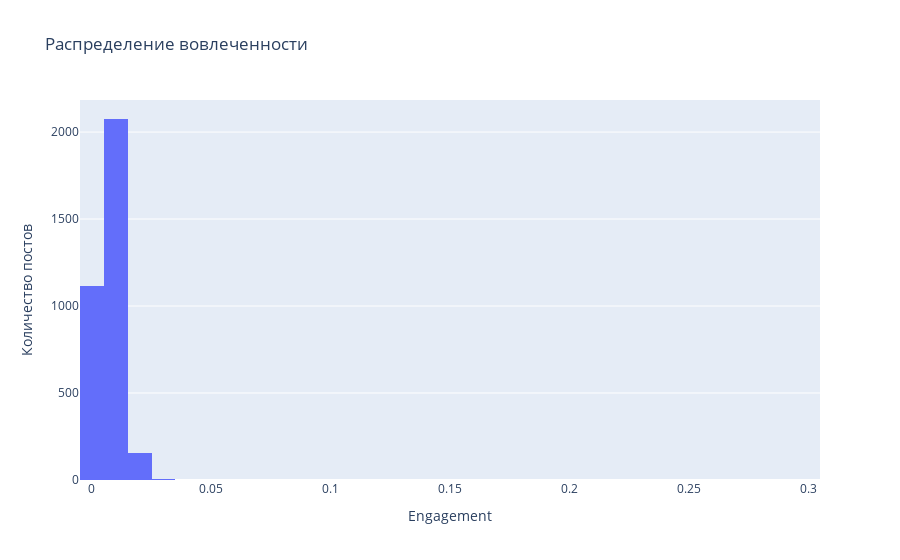

This figure's notebook cell:
### Code cell
fig = px.histogram(df.dropna(subset=["engagement"]), x="engagement", nbins=60,
                   title="Распределение вовлеченности")
fig.update_layout(xaxis_title="Engagement", yaxis_title="Количество постов")
fig.show()

### Figure 1 — Plotly figure (JSON) as saved in the notebook; plotly's stock layout.template omitted (floating-point values rounded to 4 significant figures; data arrays with more than 128 entries replaced by an {"elided": "..."} marker saying what was removed)
{"data": [{"bingroup": "x", "hovertemplate": "engagement=%{x}<br>count=%{y}<extra></extra>", "legendgroup": "", "marker": {"color": "#636efa", "pattern": {"shape": ""}}, "name": "", "nbinsx": 60, "orientation": "v", "showlegend": false, "type": "histogram", "x": {"elided": "3351 float values"}, "xaxis": "x", "yaxis": "y"}], "layout": {"barmode": "relative", "legend": {"tracegroupgap": 0}, "title": {"text": "Распределение вовлеченности"}, "xaxis": {"anchor": "y", "domain": [0, 1], "title": {"text": "Engagement"}}, "yaxis": {"anchor": "x", "domain": [0, 1], "title": {"text": "Количество постов"}}}}
